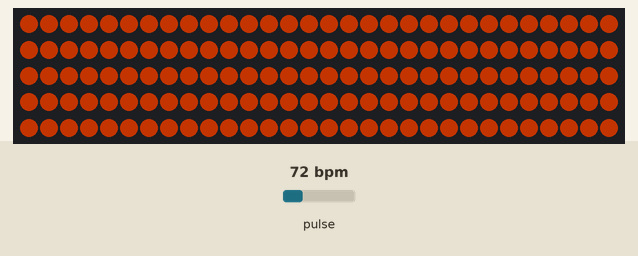
Bench run of a sketch on a simulated Arduino Uno, built with avr-gcc and run on an emulated ATmega328P. Shown: 150 RGB LEDs in strip order, left to right, continuing on the next row. The inputs (shaded band) are chosen by the test bench; at power-on: pulse 72 bpm. Dim RGB values are drawn brighter than linear; what the sketch prints to the serial monitor is not drawn.

Above: at 0.96 s.
1.3 s: pulse set to 42 bpm
3.1 s: pulse set to 130 bpm
4.9 s: pulse set to 70 bpm
Timing chart, 0 to 7.9 s (numbered marks = the images above; inputs shaded):
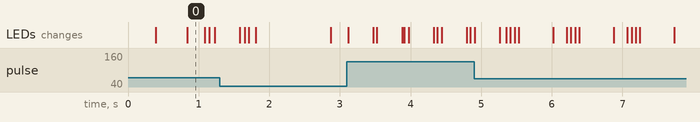

The sketch:

main.ino
```cpp
// 导入心率传感器相关库的头文件
#include <DFRobot_MAX30102.h>
// 导入LED灯带相关库的头文件
#include <FastLED.h>

// 定义LED灯带的接口
#define LED_PIN 6
// 定义LED灯带上的灯珠数量
#define NUM_LEDS 150
// 定义FIFO队列的长度
#define FIFO_LEN 75
// 定义均值滤波器的缓存列表长度
#define FILTER_LEN 20

// 定义类：均值滤波器
class Filter
{
  public:
    // 均值滤波器的构造函数
    Filter()
    {
      // 将均值滤波器的缓存列表内的数据全部初始化为0
      for(int i=0; i<FILTER_LEN; i++)
      {
        cache[i] = 0;
      }
    };

    // 均值滤波器的缓存列表，一共包含FILTER_LEN个int型数据
    int cache[FILTER_LEN];

    // 缓存列表更新函数。将新的数据放到缓存列表的尾部，然后将缓存列表中的第一个数据删除，最终得到新的缓存列表。
    void update(int data)
    {
      for(int i=1; i<FILTER_LEN-1; i++)
      {
        cache[i-1] = cache[i];
      }
      cache[FILTER_LEN-1] = data;
    }

    // 计算缓存列表中所有数据的平均值
    int average()
    {
      unsigned long sum = 0;
      for(int i=0; i<FILTER_LEN; i++)
      {
        sum += cache[i];
      }
      return (int)(sum/FILTER_LEN);
    }
};

// 定义类：用于储存心率传感器数据的FIFO队列
class FIFO
{
  public:
    // FIFO队列的构造函数
    FIFO()
    {
      // 将FIFO队列内的所有数据初始化为0
      for(int i=0; i<FIFO_LEN; i++)
      {
        cache[i] = 0;
      }
    };

    //FIFO队列，一共包含FIFO_LEN个unsigned long型数据
    unsigned long cache[FIFO_LEN];

    // FIFO队列更新函数。将新的数据放到FIFO队列的尾部，然后将FIFO队列中的第一个数据删除，最终得到新的FIFO队列。
    void update(unsigned long data)
    {
      for(int i=1; i<FILTER_LEN; i++)
      {
        cache[i-1] = cache[i];
      }
      cache[FILTER_LEN-1] = data;
    }

    // 获取FIFO队列内数据的最大值
    unsigned long getMax()
    {
      unsigned long max = 0;
      for(int i=0; i<FILTER_LEN; i++)
      {
        if(cache[i] > max)
        {
          max = cache[i];
        }
      }
      return max;
    }

    // 获取FIFO队列内数据的最小值
    unsigned long getMin()
    {
      unsigned long min = 1000000;
      for(int i=0; i<FILTER_LEN; i++)
      {
        if(cache[i] < min)
        {
          min = cache[i];
        }
      }
      return min;
    }
};

// 生成DFRobot_MAX30102类型的对象particleSensor，用于读取心率传感器数据
DFRobot_MAX30102 particleSensor;
// 定义灯带的亮度
int brightness = 0;
// 生成Filter类型的对象filter，用于对灯带亮度进行均值滤波
Filter filter;
// 生成FIFO类型的对象ir_fifo，用于储存心率传感器的ir数据
FIFO ir_fifo;
// 生成FIFO类型的对象r_fifo，用于储存心率传感器的r数据
FIFO r_fifo;

// 生成CRGB类型的对象列表leds，长度为NUM_LEDS
CRGB leds[NUM_LEDS];
// 亮度系数，手动调整，值越大越亮
float brightness_factor = 15.0;

// 对心率传感器的读数映射到灯带亮度。
int heartrate_map(unsigned long min, unsigned long max, unsigned long value)
{
  // 根据当前值value在最小值min和最大值max之间的位置，将value映射到0-255的范围
  return (int)(((double)value-(double)min)*(255.0/((double)max-(double)min)));
}

// 点亮灯带函数。brightness范围0-255，值越大灯带越亮
void setBrightness(int brightness)
{
  for(int i=0; i<NUM_LEDS; i++)
  {
    leds[i] = CRGB (brightness, brightness*69/255, 0);
  }
  FastLED.show();
}

// 程序初始化
void setup()
{
  // 开启串口通讯
  Serial.begin(9600);

  // 初始化心率传感器
  while (!particleSensor.begin())
  {
    Serial.println("MAX30102 was not found");
    delay(1000);
  }
  particleSensor.sensorConfiguration(/*ledBrightness=*/0x1F, /*sampleAverage=*/SAMPLEAVG_4, \
                                  /*ledMode=*/MODE_MULTILED, /*sampleRate=*/SAMPLERATE_400, \
                                  /*pulseWidth=*/PULSEWIDTH_411, /*adcRange=*/ADCRANGE_4096);

  // 初始化灯带
  FastLED.addLeds<WS2812, LED_PIN, GRB>(leds, NUM_LEDS);
}

// 程序主循环
void loop()
{
  // 从心率传感器读取ir和r数据
  unsigned long ir = particleSensor.getIR();
  unsigned long r = particleSensor.getRed();
  // 更新ir和r的FIFO队列
  ir_fifo.update(ir);
  r_fifo.update(r);

  // 根据ir和r的FIFO队列中的最大值与最小值，把ir和i映射到0-255的范围
  int ir_brightness = heartrate_map(ir_fifo.getMin(), ir_fifo.getMax(), ir);
  int r_brightness = heartrate_map(r_fifo.getMin(), r_fifo.getMax(), r);

  // 如果读数正常（传感器前确实存在物体）
  if(ir > 10000 && r > 10000)
  {
    // 根据ir和r映射得到的灯带亮度取平均值，获得结合ir和r两个数据之后的灯带亮度
    brightness = (ir_brightness + r_brightness) / 2.0;
  }
  // 如果读数不正常（传感器前没有物体）
  else
  {
    // 把灯带亮度设置为0
    brightness = 0;
  }

  // 更新均值滤波器中的灯带亮度数据
  filter.update(brightness);
  // 对灯带亮度进行均值滤波
  brightness = filter.average();
  // 均值滤波得到的亮度可能会变小，这取决于FILTER_LEN的大小。于是把灯带亮度乘以灯带亮度系数复原到正常亮度
  brightness = (int) brightness*brightness_factor;

  // 在串口监视器中打印灯带亮度
  Serial.println(brightness);
  // 根据计算得到的灯带亮度点亮灯带
  setBrightness(brightness);
}
```
